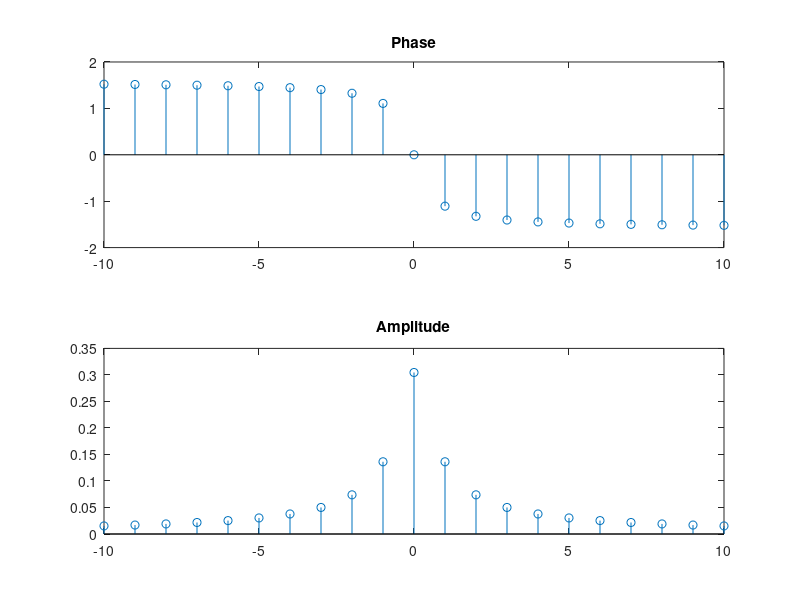

Reproduce this figure in MATLAB.
nNegative = -10:-1;
nPositive = 1:10;
fnNegative = (1 - exp(-1 * pi)) ./ (pi * ( 1 + ( 2 * 1i * nNegative)));
fnPositive = (1 - exp(-1 * pi)) ./ (pi * ( 1 + ( 2 * 1i * nPositive)));
F0 = (1 ./ (-1 * pi)) * (exp(-1 *pi) - 1 );
n=[nNegative, 0, nPositive];
Fn=[fnNegative, F0, fnPositive];
subplot(2, 1, 1);
fnPhase = angle(Fn);
stem(n,angle(Fn));
title('Phase');
fnValue =  abs(Fn);
subplot(2,1,2);
stem(n, fnValue);
title('Amplitude');
